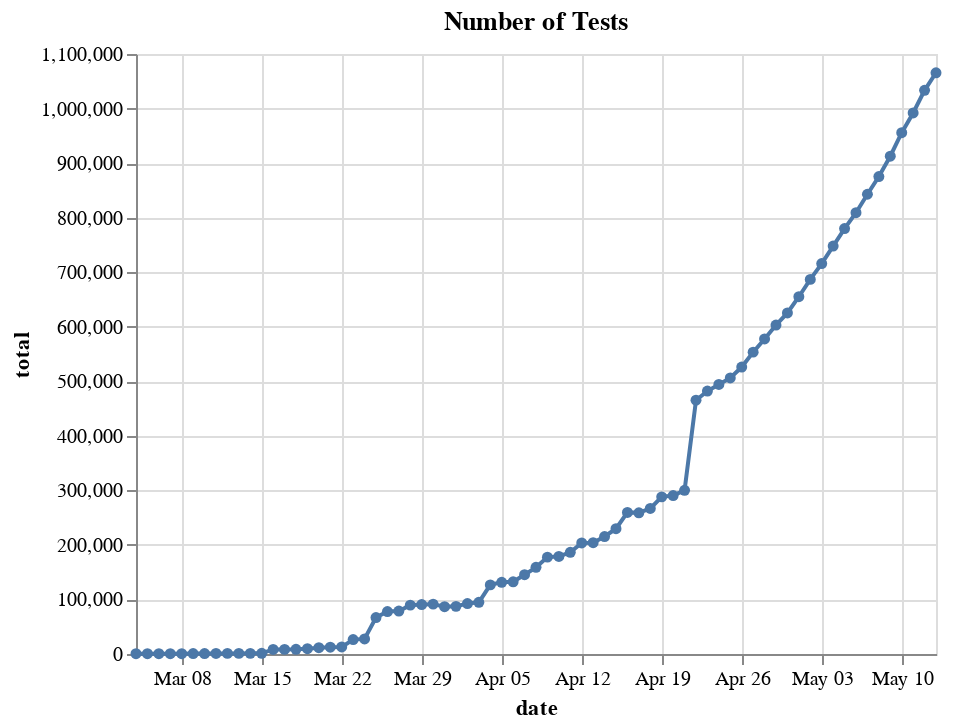

Write notebook code for a chart like this one.
### Code cell
#@title
alt.Chart(ca_data).mark_line(point=True).encode(
    x='date:T',
    y='total:Q'
).properties(
    title = "Number of Tests"
)
